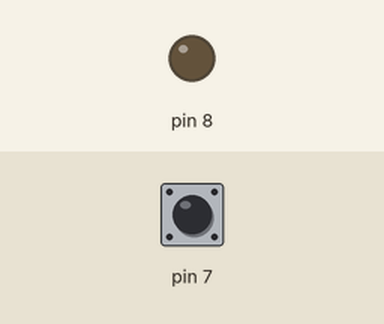
The sketch below on a simulated Arduino Uno, built with avr-gcc and run on an emulated ATmega328P. On the bench: output pins drawn as LEDs (lit = HIGH). Dashed ring = blinking. Inputs (shaded band) come from the test bench; at power-on: pin 7 HIGH.

Above: at 1.2 s.
1.3 s: pin 7 pulled LOW for 0.15 s
At 11.9 s:
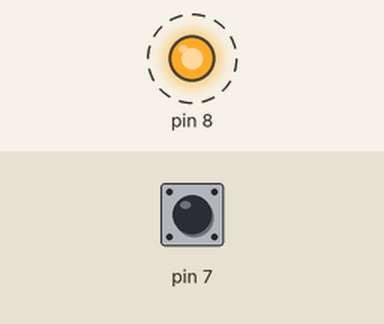
Timing chart, 0 to 12.6 s (numbered marks = the images above; inputs shaded):
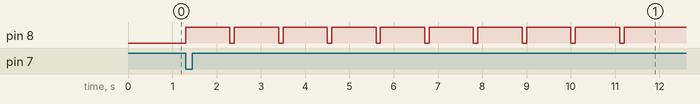

Measured:
- after the input at 1.3 s, pin 8: alternates HIGH for 1.0 s and LOW for 0.10 s, starting at once

The sketch:

dioda_10s_po_wcisnieciu_przycisku.ino
```cpp
void setup() {
  pinMode(8, OUTPUT);
  pinMode(7, INPUT_PULLUP);
  digitalWrite(8, LOW);
  // put your setup code here, to run once:

}

void loop() {
  if(digitalRead(7) == LOW) {
    digitalWrite(8, HIGH);
    delay(1000);
    blink();
        delay(1000);
    blink();
        delay(1000);
    blink();
        delay(1000);
    blink();
        delay(1000);
    blink();
        delay(1000);
    blink();
        delay(1000);
    blink();
        delay(1000);
    blink();
        delay(1000);
    blink();
  }
}

void blink() {
    digitalWrite(8, LOW);
  delay(100);
  digitalWrite(8, HIGH);
}
```
